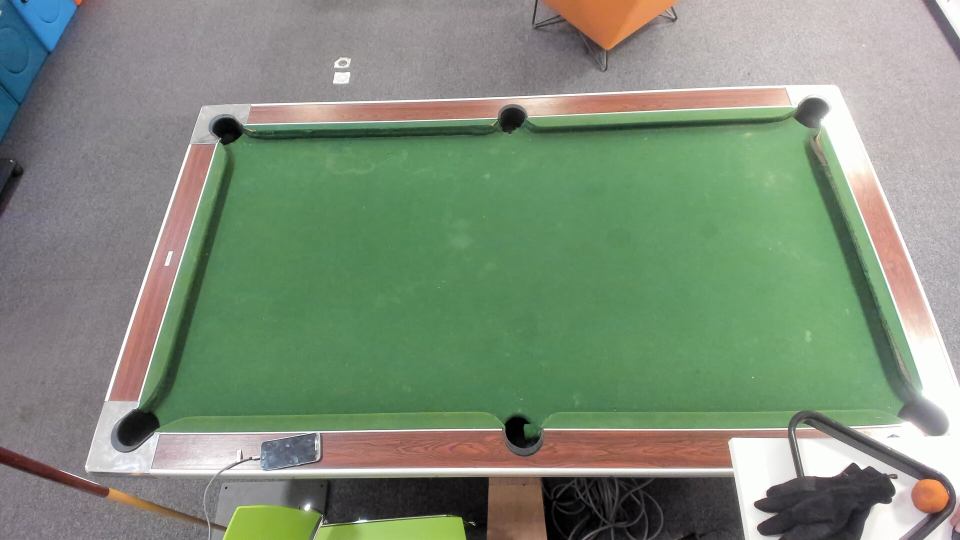
#> input picture images/background.jpg, 1920 x 1080 px (shown at 1/2 size)
$ python pool_table_detection.py
#> lines starting #> are read from the running program, lines starting #| are printed output that depends on the picture; after the words box and inside, x2 and y2 are one past the last pixel; in counts of white or black regions, pixels touching at a corner belong together
# STEP 1 : Detect the pool table as a blob (inspired by https://stackoverflow.com/questions/41138000/fit-quadrilateral-tetragon-to-a-blob)
# STEP 2 : Detection of the 6 main lines surrounding the blob (using cv2.ximgproc.createFastLineDetector())
# STEP 3 : get the pool table 4 coordinates that are the lines intersection points

import cv2
import math
import numpy as np

# read and resize image
img = cv2.imread("images/background.jpg")
#> img is the input picture: shape (1080, 1920, 3); mean B, G, R 120.9, 141.1, 126.7
img_copy = img.copy()
img = cv2.resize(img, (640, 360))
#> img: shape (360, 640, 3)
cv2.imshow("STEP 0 - Original Image", img)


# ---------------- STEP 1 ----------------

# blur image
gaussian_blur = cv2.GaussianBlur(img, (7,7), 0)

# apply HSV mask to highlight green
hsv = cv2.cvtColor(gaussian_blur, cv2.COLOR_BGR2HSV)
#> hsv: shape (360, 640, 3); mean H, S, V 80.9, 54.1, 148.4
h,s,v = cv2.split(hsv)
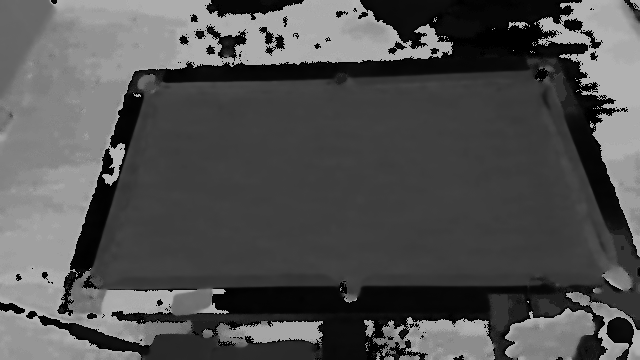
#> h: shape (360, 640); min 0, max 179, mean 80.9
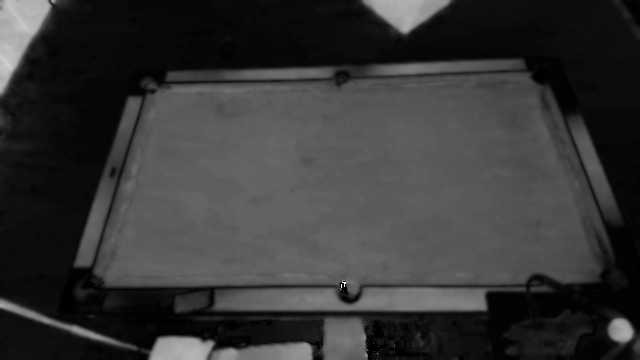
#> s: shape (360, 640); min 0, max 255, mean 54.1
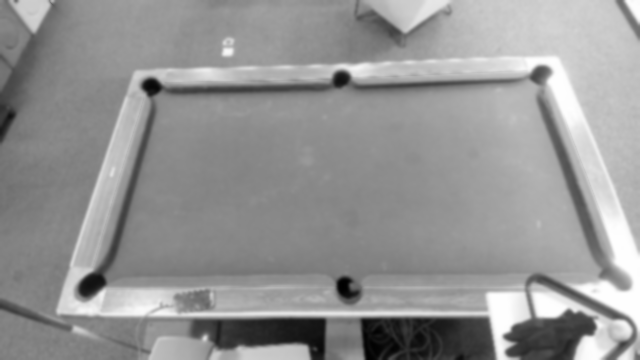
#> v: shape (360, 640); min 0, max 254, mean 148.4

hsv_lower = (46,10,10) # lower values for green mask
hsv_higher = (86,255,255) # max values for green mask

mask = cv2.inRange(hsv, hsv_lower, hsv_higher)
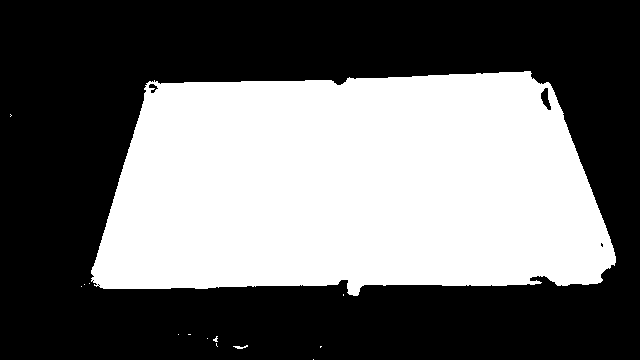
#> mask: shape (360, 640); 42.1% white; 14 white regions (12 under 20 px), largest, box (x1, y1, x2, y2) and area: (91, 71, 616, 296) 96903, (233, 345, 248, 349) 30
green = cv2.bitwise_and(gaussian_blur, gaussian_blur, mask = mask)
cv2.imshow("STEP 1 - Green Table", green)

# image processing to get a thresed blob
gray = cv2.cvtColor(green, cv2.COLOR_RGB2GRAY)
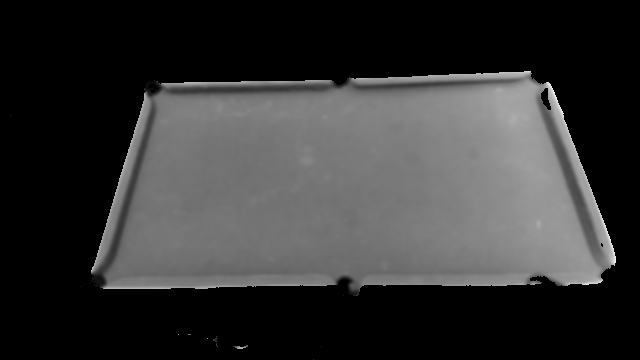
#> gray: shape (360, 640); min 0, max 243, mean 52.1
ret,thresh = cv2.threshold(gray,50,255,0)
#> thresh: shape (360, 640); 41.9% white; 10 white regions (8 under 20 px), largest, box (x1, y1, x2, y2) and area: (91, 71, 616, 292) 96472, (233, 345, 248, 349) 30
kernel = np.ones((5,5), np.uint8)
dilate = cv2.dilate(thresh, kernel, iterations=1)
#> dilate: shape (360, 640); 43.5% white; 6 white regions, box (x1, y1, x2, y2) and area: (89, 69, 618, 298) 99929, (231, 343, 250, 351) 126, (211, 337, 220, 349) 72, (186, 332, 193, 337) 35, (176, 332, 181, 337) 25, (205, 336, 210, 341) 25
cv2.imshow("STEP 1 bis - Blob", dilate)


# ---------------- STEP 2 ----------------

main_line_number = 6
lines = []

class Line:
    def __init__(self, x1 : np.float32, y1 : np.float32, x2 : np.float32, y2 : np.float32) -> None:
        self.x1 = int(x1)
        self.y1 = int(y1)
        self.x2 = int(x2)
        self.y2 = int(y2)
        self.length = math.sqrt((self.x2 - self.x1)**2 + (self.y2 - self.y1)**2)

        self.a = (y2 - y1) / (x2 - x1)
        self.b = y1 - self.a * x1

    def __str__(self) -> str:
        str = (f'Coeff : {self.a} and Line : A({self.x1}, {self.y1}) to B({self.x2}, {self.y2})')
        return str


fld = cv2.ximgproc.createFastLineDetector().detect(dilate)
#> fld = 20 rows, first 6: [523, 68.48, 351, 75.75], [348.2, 74.17, 341.6, 83.4], [538.4, 80.39, 530.7, 68.2], [566.1, 114.6, 551.9, 80.63], [617.1, 250.6, 565.5, 115.8], [616.7, 267, 617, 252]
for line in fld:
    new_line = Line(line[0][0],line[0][1], line[0][2], line[0][3])
    lines.append(new_line)
#> this loop made 20 passes
#> line on passes 1 to 9: [[523, 68.48, 351, 75.75]], [[348.2, 74.17, 341.6, 83.4]], [[538.4, 80.39, 530.7, 68.2]], [[566.1, 114.6, 551.9, 80.63]], [[617.1, 250.6, 565.5, 115.8]], [[616.7, 267, 617, 252]], [[304, 77.56, 159, 79.85]], [[334, 77.25, 305, 76.89]], [[143.6, 87.77, 87.67, 273.9]]
#> after the loop, lines = 20 items

lines.sort(key = lambda x: x.length, reverse=True) #sort lines by length

# Draw the line for visualisation
for line in lines[:main_line_number]:
    cv2.line(img, (line.x1, line.y1), (line.x2, line.y2), (255, 0, 255), 5)
#> this loop made 6 passes
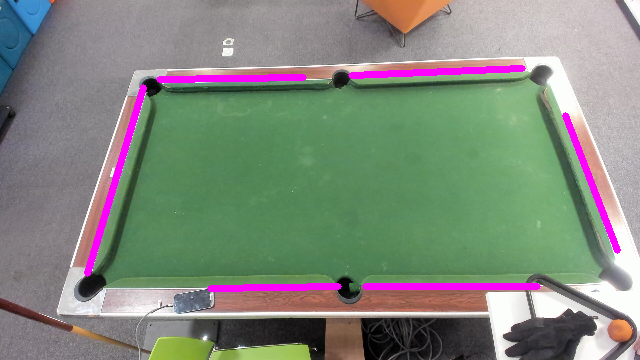
#> img: shape (360, 640, 3); mean B, G, R 124.2, 136.4, 128.8

cv2.imshow("STEP 2 - the 6 main lines detected", img)


# ---------------- STEP 3 ----------------

intersection_points = []
index_to_remove = []

def line_intersection(line1, line2): # source : https://stackoverflow.com/questions/20677795/how-do-i-compute-the-intersection-point-of-two-lines
    xdiff = (line1[0][0] - line1[1][0], line2[0][0] - line2[1][0])
    ydiff = (line1[0][1] - line1[1][1], line2[0][1] - line2[1][1])

    def det(a, b):
        return a[0] * b[1] - a[1] * b[0]

    div = det(xdiff, ydiff)
    if div == 0:
       raise Exception('lines do not intersect')

    d = (det(*line1), det(*line2))
    x = det(d, xdiff) / div
    y = det(d, ydiff) / div
    return x, y


for i in range(len(lines[:main_line_number])):
    for j in range(i+1,len(lines[:main_line_number])):
        if (abs(lines[i].a - lines[j].a) > 0.5): # avoid the calculation of almost parallel lines
            intersection_points.append(line_intersection(((lines[i].x1,lines[i].y1), (lines[i].x2,lines[i].y2)),
            ((lines[j].x1, lines[j].y1), (lines[j].x2,lines[j].y2))))
#> this loop made 6 passes
#> after the loop, intersection_points = [(83.09, 286), (144.1, 83.47), (323.4, -512.2), (145.4, 79.19), (81.88, 290), (630.9, 286), (546.5, 67), (549, 73.58), (629.1, 281.5)]

# keep intersection points on the image size
intersection_points = [(int(i[0]), int(i[1])) for i in intersection_points if (i[0] >= 0 and i[1] >= 0 and i[0] <= img.shape[1] and i[1] <= img.shape[0])]
#> intersection_points = [(83, 286), (144, 83), (145, 79), (81, 290), (630, 286), (546, 66), (549, 73), (629, 281)]

# remove too close intersection points
for i in range(len(intersection_points)):
    for j in range(i+1,len(intersection_points)):
        if(math.sqrt((intersection_points[j][0] - intersection_points[i][0])**2 + (intersection_points[j][1] - intersection_points[i][1])**2) < 100):
            index_to_remove.append(i)
#> this loop made 8 passes
#> after the loop, index_to_remove = [0, 1, 4, 5]

intersection_points = [intersection_points[a] for a in range(len(intersection_points)) if a not in index_to_remove]
#> intersection_points = [(145, 79), (81, 290), (549, 73), (629, 281)]

# Draw the circles for visualisation
for i in intersection_points:
    cv2.circle(img, (i[0],i[1]), 6, (2,0,255),-1)
#> this loop made 4 passes
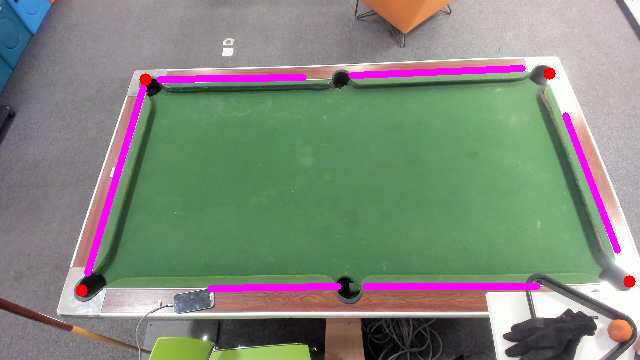
#> img: shape (360, 640, 3); 0.2% of pixels changed, all inside (x1, y1, x2, y2) = (75, 67, 636, 297)

cv2.imshow("STEP 3 - The 4 pool coordinates", img)
print(intersection_points)
#| [(145, 79), (81, 290), (549, 73), (629, 281)]

cv2.waitKey(0)
cv2.destroyAllWindows()
